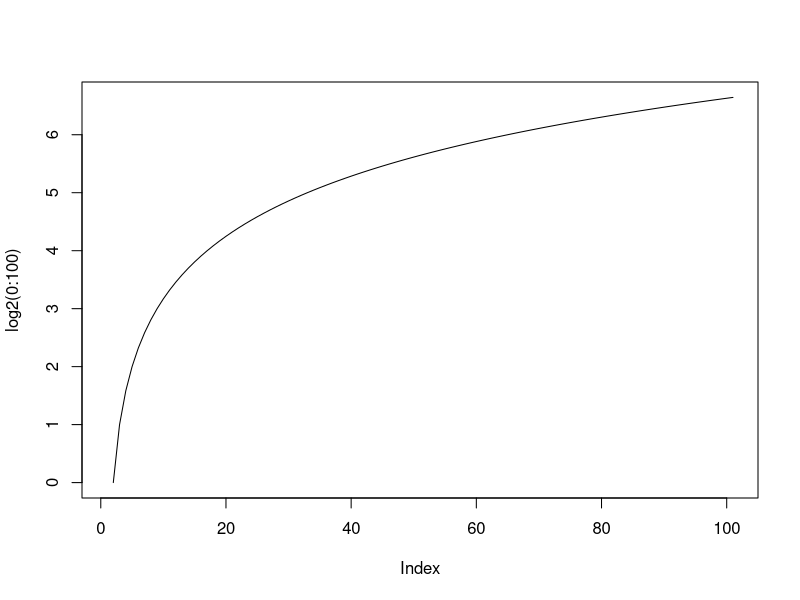

Here is the R script that generated this plot:
## ---- chunk 1
plot(log2(0:100), type = "line")
